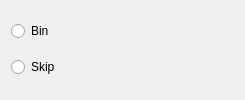
<?xml version="1.0" encoding="UTF-8"?>
<ui version="4.0">
 <class>FormSampling</class>
 <widget class="QWidget" name="FormSampling">
  <property name="geometry">
   <rect>
    <x>0</x>
    <y>0</y>
    <width>245</width>
    <height>100</height>
   </rect>
  </property>
  <property name="windowTitle">
   <string>Form</string>
  </property>
  <layout class="QVBoxLayout" name="verticalLayout">
   <item>
    <widget class="QRadioButton" name="radioButton">
     <property name="text">
      <string>Bin</string>
     </property>
    </widget>
   </item>
   <item>
    <widget class="QRadioButton" name="radioButton_2">
     <property name="text">
      <string>Skip</string>
     </property>
    </widget>
   </item>
  </layout>
 </widget>
 <resources/>
 <connections/>
</ui>
